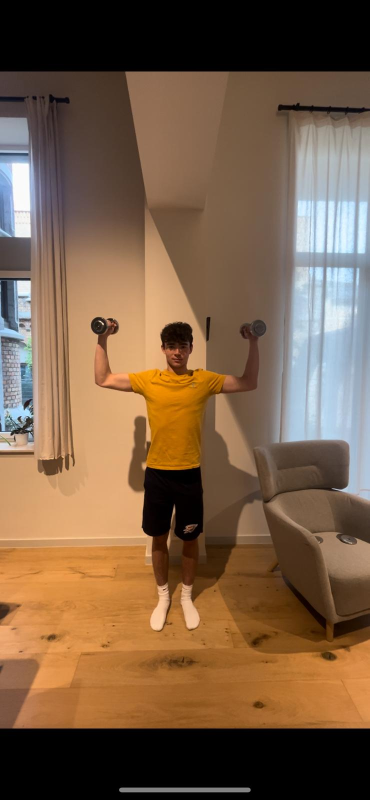
#> input picture src/testdata/juist90p2.jpg, 739 x 1600 px, found by its file name (shown at 1/2 size)
$ python test.py
#> lines starting #> are read from the running program, lines starting #| are printed output that depends on the picture
# open images view
import cv2

image = cv2.imread('src\/testdata\juist90p2.jpg')
#> image is the input picture: shape (1600, 739, 3); mean B, G, R 70.8, 94.5, 121.4

image = cv2.resize(image, (318, 691), interpolation=cv2.INTER_LINEAR)
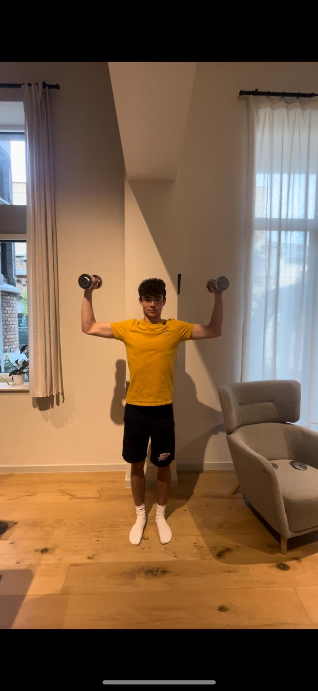
#> image: shape (691, 318, 3); mean B, G, R 70.7, 94.4, 121.2
cv2.imshow("Open CV Image", image)
cv2.waitKey(0)

$ run again, with src/testdata/IMG-20240405-WA0019.jpg copied over src/testdata/juist90p2.jpg
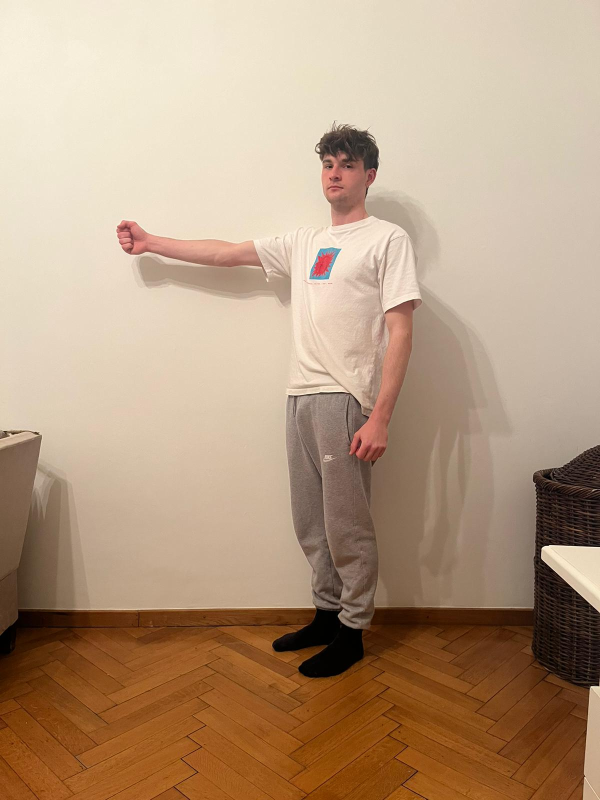
#> input picture src/testdata/IMG-20240405-WA0019.jpg, 1200 x 1600 px, found by its file name (shown at 1/2 size)
#> image is the input picture: shape (1600, 1200, 3); mean B, G, R 129.4, 155.3, 182.2
#> `image = cv2.resize(image, (318, 691), interpolation=cv2.INTER_LINEAR)`:
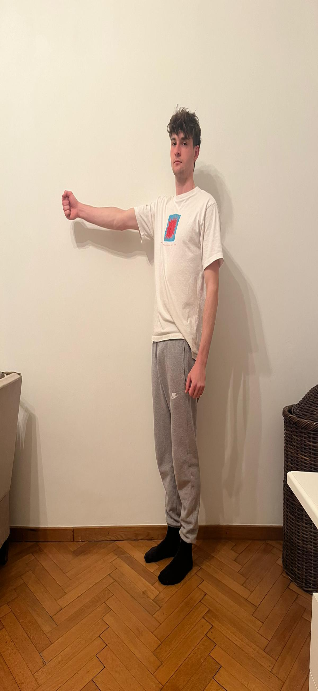
#> image: shape (691, 318, 3); mean B, G, R 129.3, 155.2, 182.1

$ run again, with src/testdata/IMG-20240405-WA0020.jpg copied over src/testdata/juist90p2.jpg
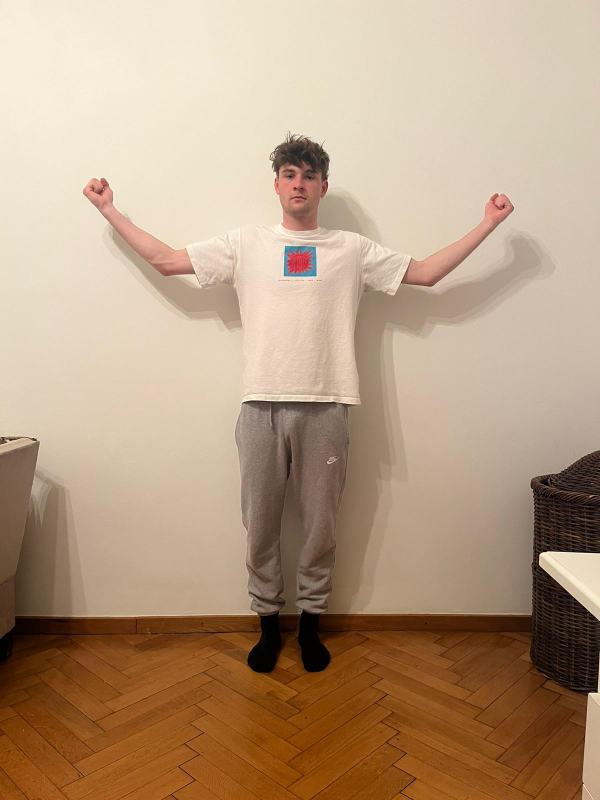
#> input picture src/testdata/IMG-20240405-WA0020.jpg, 1200 x 1600 px, found by its file name (shown at 1/2 size)
#> image is the input picture: shape (1600, 1200, 3); mean B, G, R 130.1, 156.1, 182.5
#> `image = cv2.resize(image, (318, 691), interpolation=cv2.INTER_LINEAR)`:
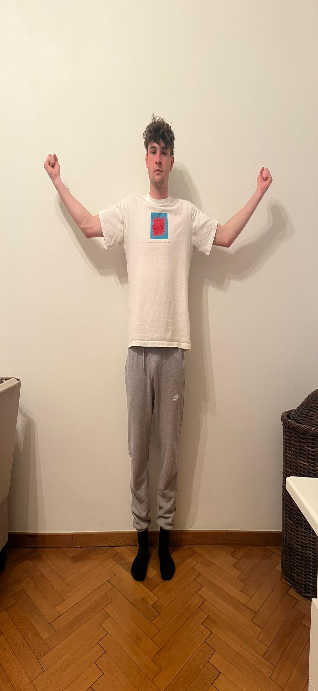
#> image: shape (691, 318, 3); mean B, G, R 130.1, 156, 182.4

$ run again, with src/testdata/IMG-20240405-WA0021.jpg copied over src/testdata/juist90p2.jpg
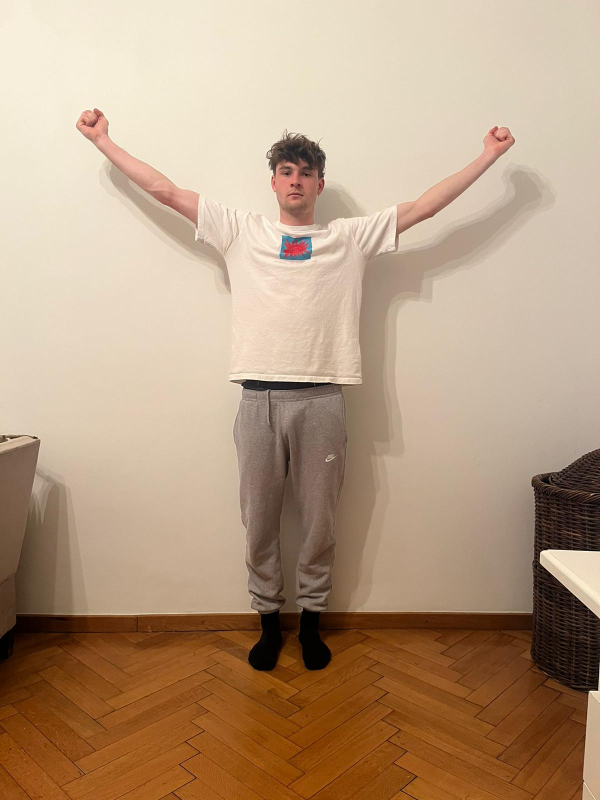
#> input picture src/testdata/IMG-20240405-WA0021.jpg, 1200 x 1600 px, found by its file name (shown at 1/2 size)
#> image is the input picture: shape (1600, 1200, 3); mean B, G, R 129.7, 155.7, 182.5
#> `image = cv2.resize(image, (318, 691), interpolation=cv2.INTER_LINEAR)`:
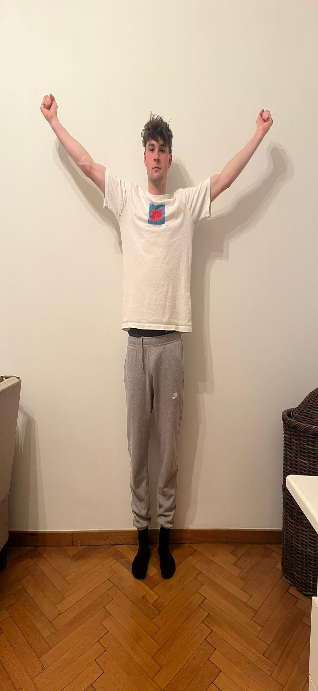
#> image: shape (691, 318, 3); mean B, G, R 129.6, 155.6, 182.4
